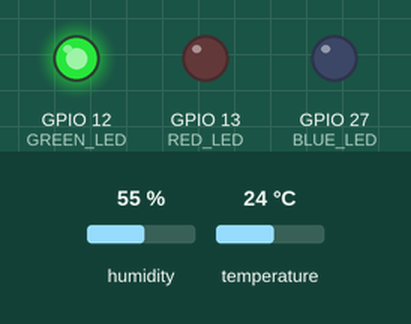
Recording of a sketch running on a simulated ESP32. On the bench: output pins drawn as LEDs (lit = HIGH). The test bench sets the inputs (shaded band); at power-on: humidity 55 %, temperature 24 °C. WiFi joins after 1.5 s; servers stay silent unless stated; no MQTT or app messages arrive unless stated; not simulated (calls return 0 or success): secrets.h; what the sketch prints to the serial monitor is not drawn.

Above: at 2.8 s.
2.9 s: humidity set to 64 %
5.6 s: humidity set to 67 %
At 6.8 s:
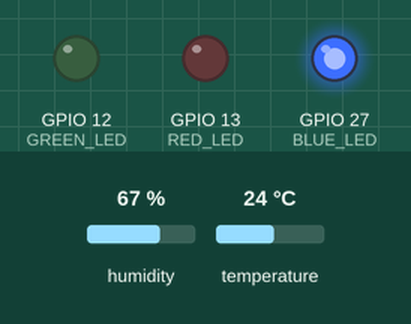
8.3 s: temperature set to 24.7 °C
11.0 s: temperature set to 25.6 °C
At 12.6 s:
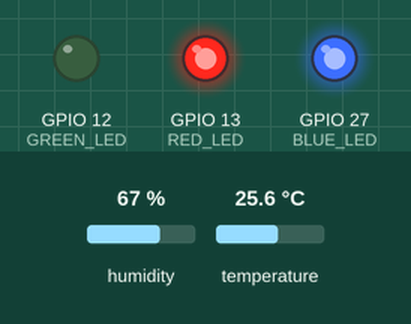
13.7 s: humidity set to 22 %
At 14.6 s:
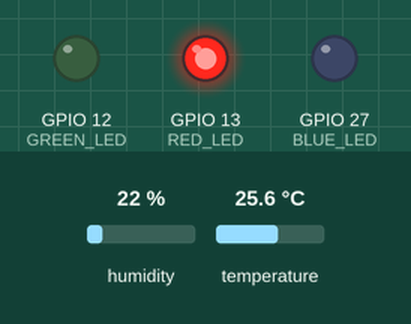
16.4 s: humidity set to 68 %
At 18.5 s:
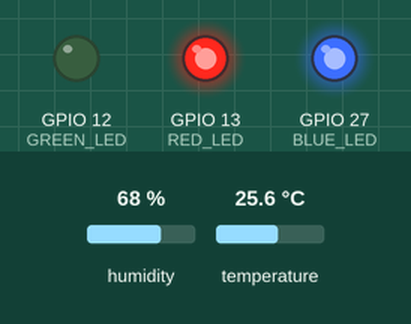
Timing chart, 0 to 20.0 s (numbered marks = the images above; inputs shaded):
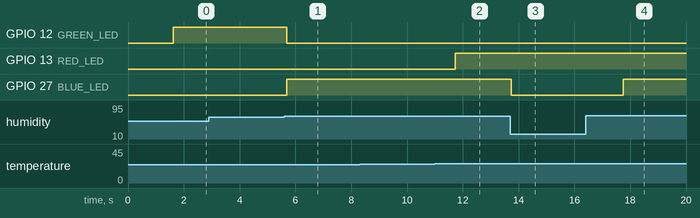

The sketch:

final_project.ino
```cpp
#include "secrets.h"
#include <WiFi.h>
#include "DHTesp.h"
#include <PubSubClient.h>

#define SENSOR_PIN 15
#define RED_LED 13
#define GREEN_LED 12
#define BLUE_LED 27

#define TEMP_THRESHOLD 25.0
#define HUM_THRESHOLD 65.0

const char* FEED_TEMP = "temperature";
const char* FEED_HUM  = "humidity";

#define MQTT_SERVER "io.adafruit.com"
#define MQTT_PORT 1883

DHTesp mySensor;
WiFiClient espClient;
PubSubClient mqttClient(espClient);

unsigned long lastReconnectAttempt = 0;

boolean reconnect() {
  if (mqttClient.connect(AIO_USERNAME, AIO_USERNAME, AIO_KEY)) {
    Serial.println("MQTT Connected!");
  } else {
    Serial.print("MQTT failed, rc=");
    Serial.println(mqttClient.state());
  }
  return mqttClient.connected();
}

  void setup() {
  Serial.begin(115200);

  pinMode(RED_LED, OUTPUT);
  pinMode(GREEN_LED, OUTPUT);
  pinMode(BLUE_LED, OUTPUT);

  mySensor.setup(SENSOR_PIN, DHTesp::DHT22);

  WiFi.mode(WIFI_STA);
  WiFi.begin(WIFI_SSID, WIFI_PASSWORD);

  Serial.print("Connecting to WiFi");
  while (WiFi.status() != WL_CONNECTED) {
    delay(200);
    Serial.print(".");
  }
  Serial.println(" Connected!");

  mqttClient.setServer(MQTT_SERVER, MQTT_PORT);
}


  void loop() {

  if (!mqttClient.connected()) {
    unsigned long now = millis();
    if (now - lastReconnectAttempt > 3000) {
      lastReconnectAttempt = now;
      reconnect();
    }
  } else {
    mqttClient.loop();
  }

  TempAndHumidity data = mySensor.getTempAndHumidity();

  if (isnan(data.temperature) || isnan(data.humidity)) {
    Serial.println("Sensor error!");
    delay(2000);
    return;
  }

  float temperature = data.temperature;
  float humidity = data.humidity;

  bool tooHot = temperature > TEMP_THRESHOLD;
  bool tooHumid = humidity > HUM_THRESHOLD;

  if (mqttClient.connected()) {
    String topicTemp = String(AIO_USERNAME) + "/feeds/" + FEED_TEMP;
    String topicHum  = String(AIO_USERNAME) + "/feeds/" + FEED_HUM;

    mqttClient.publish(topicTemp.c_str(), String(temperature, 2).c_str());
    mqttClient.publish(topicHum.c_str(), String(humidity, 1).c_str());
  }

  if (tooHot && tooHumid) {
    digitalWrite(RED_LED, HIGH);
    digitalWrite(GREEN_LED, LOW);
    digitalWrite(BLUE_LED, HIGH);

  } else if (tooHot) {
    digitalWrite(RED_LED, HIGH);
    digitalWrite(GREEN_LED, LOW);
    digitalWrite(BLUE_LED, LOW);

  } else if (tooHumid) {
    digitalWrite(RED_LED, LOW);
    digitalWrite(GREEN_LED, LOW);
    digitalWrite(BLUE_LED, HIGH);

  } else {
    digitalWrite(RED_LED, LOW);
    digitalWrite(GREEN_LED, HIGH);
    digitalWrite(BLUE_LED, LOW);
  }

  Serial.println("---");
  Serial.println("Temperature: " + String(temperature, 2) + "°C");
  Serial.println("Humidity: " + String(humidity, 1) + "%");

  if (tooHot && tooHumid) {
    Serial.println("Status: HOT + HUMID");
  } else if (tooHot) {
    Serial.println("Status: HOT");
  } else if (tooHumid) {
    Serial.println("Status: HUMID");
  } else {
    Serial.println("Status: GOOD");
  }

  delay(2000);
}
```

Measured:
- the behaviour switches between 65 and 66 % on humidity (found by bisection; images 0 and 1)
- the behaviour switches between 25 and 25.1 °C on temperature (found by bisection; images 1 and 2)
- after the input at 2.9 s, every drawn part: stays the same
- after the input at 5.6 s, GPIO 12 (GREEN_LED): HIGH → LOW after 0.09 s; GPIO 27 (BLUE_LED): LOW → HIGH after 0.09 s
- after the input at 8.3 s, every drawn part: stays the same
- after the input at 11.0 s, GPIO 13 (RED_LED): LOW → HIGH after 0.72 s
- after the input at 13.7 s, GPIO 27 (BLUE_LED): HIGH → LOW at once
- after the input at 16.4 s, GPIO 27 (BLUE_LED): LOW → HIGH after 1.4 s
